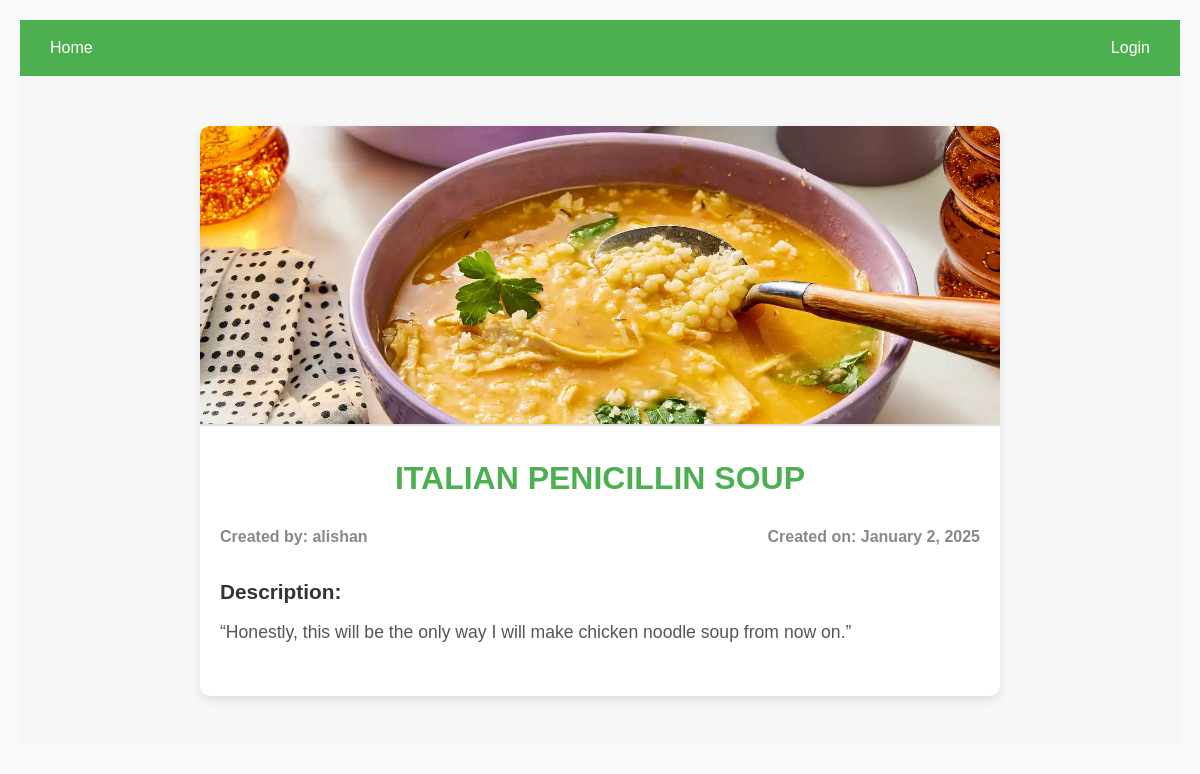
The page /details/italian-penicillin-soup on the database its author committed.
### reciepe_app/models.py (models this page shows, shortened)
class Recipe(models.Model):
    user = models.ForeignKey(User,on_delete=models.CASCADE,null=True , blank=True,related_name='recipe_user')
    slug = models.SlugField(blank=True,null=True,unique=True)
    recipe_disc = models.TextField(blank=True,null=True)
    recipe_img = models.ImageField(upload_to='Recipe_pictures/',null=True,blank=True)
    recipe_name = models.CharField(max_length=40,unique=True)
    recipe_created_at = models.DateTimeField(auto_now=True)
    recipe_view_count = models.IntegerField(default=1)
    class Meta:
        ordering = ['-recipe_created_at']
        verbose_name = 'Recipe'

### reciepe_app/views.py (the view)
# urls.py: path('details/<slug:slug>', detailsView , name='details')
def detailsView(request , slug):
    slg = slug
    recipes = Recipe.objects.filter(slug = slug)
    return render(request , 'details.html', {'recipes': recipes,'slg':slg})

### reciepe_app/templates/details.html (shortened to what this page needs)
<!DOCTYPE html>
<html lang="en">
<head>
    {% load static %}
    <link rel="stylesheet" href="{% static 'css/style.css' %}">
    <link href="https://cdnjs.cloudflare.com/ajax/libs/font-awesome/6.0.0/css/all.min.css" rel="stylesheet">
    <link href="https://cdnjs.cloudflare.com/ajax/libs/aos/2.3.4/aos.css" rel="stylesheet">
</head>
<body>
    <nav class="navbar">
        <a href="{% url "main" %}" class="nav-link">Home</a>
        {% if request.user.is_authenticated %}
        <a href="{% url "addRecipe" %}" class="nav-link">Add new Recipe</a>
        {% else %}
        <a href="{% url "login_page" %}" class="nav-link">Login</a>
        {% endif %}
    </nav>
    <section class="recipe-details-section">
        <div class="container">
            <div class="recipe-card">
                <div class="recipe-card-image">
            {% for recipe in recipes %}
                    <img src="{{ recipe.recipe_img.url }}" alt="{{ recipe.reciepe_name }}" class="img-fluid">
                </div>
                <div class="recipe-card-content">
                    <h1 class="recipe-title">{{ recipe.recipe_name|upper }}</h1>
                    <div class="recipe-meta">
                        <p class="recipe-user">Created by: <span>{{ recipe.user }}</span></p>
                        <p class="recipe-time">Created on: <span>{{ recipe.recipe_created_at|date:"F j, Y" }}</span></p>
                    </div>
                    <div class="recipe-description">
                        <h2>Description:</h2>
                        <p>{{ recipe.recipe_disc }}</p>
                    </div>
            {% endfor %}
                </div>
            </div>
        </div>
    </section>
</body>
</html>

### reciepe_app/static/css/style.css (style rules this page uses)
* { margin: 0; padding: 0; box-sizing: border-box; font-family: 'Arial', sans-serif; }
body { background-color: #f8f9fa; color: #333; line-height: 1.6; padding: 20px; }
.recipe-card { background: var(--white); border-radius: var(--border-radius); overflow: hidden; box-shadow: var(--shadow); transition: var(--transition); position: relative; }
.recipe-title { font-size: 1.5rem; font-weight: 600; margin-bottom: 0.5rem; color: var(--dark-color); }
.recipe-description { color: #666; margin-bottom: 1rem; line-height: 1.6; }
.recipe-meta { display: flex; justify-content: space-between; align-items: center; margin-bottom: 1rem; font-size: 0.9rem; color: #888; }

### reciepe_app/templates/details.html (style rules this page uses)
.navbar { background-color: #4CAF50; padding: 15px 20px; display: flex; justify-content: space-between; align-items: center; }
.navbar a { color: white; font-size: 16px; margin: 0 10px; text-decoration:none; }
.recipe-details-section { padding: 50px 20px; background-color: #f7f7f7; }
.container { max-width: 1200px; margin: 0 auto; }
.recipe-card { background-color: white; border-radius: 10px; box-shadow: 0 4px 10px rgba(0, 0, 0, 0.1); overflow: hidden; max-width: 800px; margin: 0 auto; transition: transform 0.3s ease; }
.recipe-card-image img { width: 100%; height: 300px; object-fit: cover; border-bottom: 2px solid #e0e0e0; }
.recipe-card-content { padding: 20px; }
.recipe-title { font-size: 2rem; color: #4CAF50; margin-bottom: 15px; text-align: center; }
.recipe-meta { text-align: center; margin-bottom: 20px; }
.recipe-meta p { font-size: 1rem; margin: 5px 0; }
.recipe-meta .recipe-user, .recipe-meta .recipe-time { font-weight: bold; }
.recipe-description h2 { font-size: 1.3rem; color: #333; margin-bottom: 10px; }
.recipe-description p { font-size: 1.1rem; line-height: 1.6; color: #555; }

### rows shown on the page
Recipe: recipe_img (picture), recipe_name "ITALIAN PENICILLIN SOUP", user "alishan", recipe_created_at "January 2, 2025", recipe_disc "“Honestly, this will be the only way I will make chicken noodle soup from now on.”"
